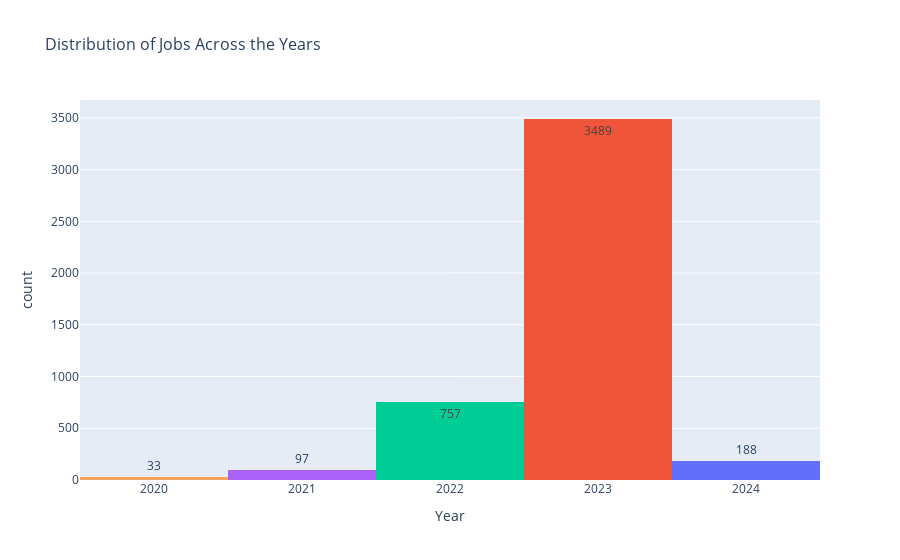

Here is the notebook cell this chart was saved with:
### Markdown cell above
Nearly 90% of the data science jobs in the dataset are for medium sized companies.

### Code cell
# distribution of years
fig = px.histogram(
    df,x='year',
    color='year',
    title='Distribution of Jobs Across the Years',
    labels={'year':'Year'},
    text_auto=True
    )
fig.update_layout(title_font_size=16,showlegend=False)

### Figure 1 — Plotly figure (JSON) as saved in the notebook; plotly's stock layout.template omitted (floating-point values rounded to 4 significant figures; data arrays with more than 128 entries replaced by an {"elided": "..."} marker saying what was removed)
{"data": [{"alignmentgroup": "True", "bingroup": "x", "hovertemplate": "Year=%{x}<br>count=%{y}<extra></extra>", "legendgroup": "2024", "marker": {"color": "#636efa", "pattern": {"shape": ""}}, "name": "2024", "offsetgroup": "2024", "orientation": "v", "showlegend": true, "texttemplate": "%{value}", "type": "histogram", "x": {"elided": "188 int values"}, "xaxis": "x", "yaxis": "y"}, {"alignmentgroup": "True", "bingroup": "x", "hovertemplate": "Year=%{x}<br>count=%{y}<extra></extra>", "legendgroup": "2023", "marker": {"color": "#EF553B", "pattern": {"shape": ""}}, "name": "2023", "offsetgroup": "2023", "orientation": "v", "showlegend": true, "texttemplate": "%{value}", "type": "histogram", "x": {"elided": "3489 int values"}, "xaxis": "x", "yaxis": "y"}, {"alignmentgroup": "True", "bingroup": "x", "hovertemplate": "Year=%{x}<br>count=%{y}<extra></extra>", "legendgroup": "2022", "marker": {"color": "#00cc96", "pattern": {"shape": ""}}, "name": "2022", "offsetgroup": "2022", "orientation": "v", "showlegend": true, "texttemplate": "%{value}", "type": "histogram", "x": {"elided": "757 int values"}, "xaxis": "x", "yaxis": "y"}, {"alignmentgroup": "True", "bingroup": "x", "hovertemplate": "Year=%{x}<br>count=%{y}<extra></extra>", "legendgroup": "2021", "marker": {"color": "#ab63fa", "pattern": {"shape": ""}}, "name": "2021", "offsetgroup": "2021", "orientation": "v", "showlegend": true, "texttemplate": "%{value}", "type": "histogram", "x": [2021, 2021, 2021, 2021, 2021, 2021, 2021, 2021, 2021, 2021, 2021, 2021, 2021, 2021, 2021, 2021, 2021, 2021, 2021, 2021, 2021, 2021, 2021, 2021, 2021, 2021, 2021, 2021, 2021, 2021, 2021, 2021, 2021, 2021, 2021, 2021, 2021, 2021, 2021, 2021, 2021, 2021, 2021, 2021, 2021, 2021, 2021, 2021, 2021, 2021, 2021, 2021, 2021, 2021, 2021, 2021, 2021, 2021, 2021, 2021, 2021, 2021, 2021, 2021, 2021, 2021, 2021, 2021, 2021, 2021, 2021, 2021, 2021, 2021, 2021, 2021, 2021, 2021, 2021, 2021, 2021, 2021, 2021, 2021, 2021, 2021, 2021, 2021, 2021, 2021, 2021, 2021, 2021, 2021, 2021, 2021, 2021], "xaxis": "x", "yaxis": "y"}, {"alignmentgroup": "True", "bingroup": "x", "hovertemplate": "Year=%{x}<br>count=%{y}<extra></extra>", "legendgroup": "2020", "marker": {"color": "#FFA15A", "pattern": {"shape": ""}}, "name": "2020", "offsetgroup": "2020", "orientation": "v", "showlegend": true, "texttemplate": "%{value}", "type": "histogram", "x": [2020, 2020, 2020, 2020, 2020, 2020, 2020, 2020, 2020, 2020, 2020, 2020, 2020, 2020, 2020, 2020, 2020, 2020, 2020, 2020, 2020, 2020, 2020, 2020, 2020, 2020, 2020, 2020, 2020, 2020, 2020, 2020, 2020], "xaxis": "x", "yaxis": "y"}], "layout": {"barmode": "relative", "legend": {"title": {"text": "Year"}, "tracegroupgap": 0}, "showlegend": false, "title": {"font": {"size": 16}, "text": "Distribution of Jobs Across the Years"}, "xaxis": {"anchor": "y", "categoryarray": [2024, 2023, 2022, 2021, 2020], "categoryorder": "array", "domain": [0, 1], "title": {"text": "Year"}}, "yaxis": {"anchor": "x", "domain": [0, 1], "title": {"text": "count"}}}}
